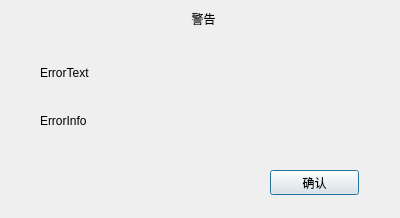
<?xml version="1.0" encoding="UTF-8"?>
<ui version="4.0">
 <class>adderrorwidget</class>
 <widget class="QDialog" name="adderrorwidget">
  <property name="geometry">
   <rect>
    <x>0</x>
    <y>0</y>
    <width>400</width>
    <height>218</height>
   </rect>
  </property>
  <property name="windowTitle">
   <string>Dialog</string>
  </property>
  <widget class="QWidget" name="widget" native="true">
   <property name="geometry">
    <rect>
     <x>0</x>
     <y>0</y>
     <width>400</width>
     <height>218</height>
    </rect>
   </property>
   <widget class="QLabel" name="errorText">
    <property name="geometry">
     <rect>
      <x>40</x>
      <y>62</y>
      <width>321</width>
      <height>22</height>
     </rect>
    </property>
    <property name="text">
     <string>ErrorText</string>
    </property>
   </widget>
   <widget class="QPushButton" name="pushButton">
    <property name="geometry">
     <rect>
      <x>270</x>
      <y>170</y>
      <width>89</width>
      <height>25</height>
     </rect>
    </property>
    <property name="text">
     <string>确认</string>
    </property>
   </widget>
   <widget class="QLabel" name="title">
    <property name="geometry">
     <rect>
      <x>170</x>
      <y>10</y>
      <width>67</width>
      <height>17</height>
     </rect>
    </property>
    <property name="midLineWidth">
     <number>4</number>
    </property>
    <property name="text">
     <string>警告</string>
    </property>
    <property name="alignment">
     <set>Qt::AlignCenter</set>
    </property>
   </widget>
   <widget class="QLabel" name="errorInfo">
    <property name="geometry">
     <rect>
      <x>40</x>
      <y>110</y>
      <width>321</width>
      <height>22</height>
     </rect>
    </property>
    <property name="text">
     <string>ErrorInfo</string>
    </property>
   </widget>
  </widget>
 </widget>
 <resources/>
 <connections/>
</ui>
